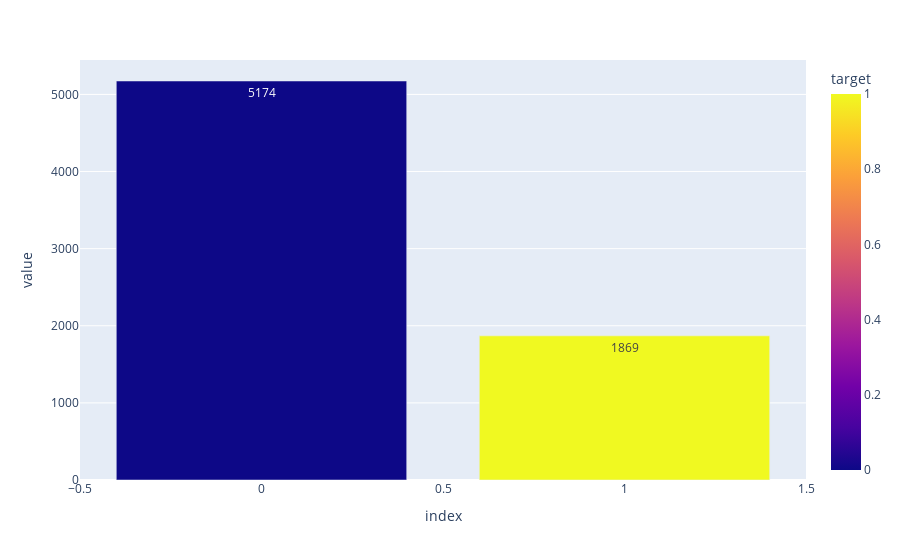

Notebook cell for this chart:
### Markdown cell above
# Feature importance

### Code cell
df.groupby(["target"]).agg(total = pd.NamedAgg("target", "count")).reset_index().plot.bar(
    color= "target", text_auto= True, width=1600, height= 800).show("png")

### Figure 1 — Plotly figure (JSON) as saved in the notebook; plotly's stock layout.template omitted (floating-point values rounded to 4 significant figures)
{"data": [{"alignmentgroup": "True", "hovertemplate": "index=%{x}<br>value=%{y}<br>target=%{marker.color}<extra></extra>", "legendgroup": "", "marker": {"color": [0, 1], "coloraxis": "coloraxis", "pattern": {"shape": ""}}, "name": "", "offsetgroup": "", "orientation": "v", "showlegend": false, "textposition": "auto", "texttemplate": "%{y}", "type": "bar", "x": [0, 1], "xaxis": "x", "y": [5174, 1869], "yaxis": "y"}], "layout": {"barmode": "relative", "coloraxis": {"colorbar": {"title": {"text": "target"}}, "colorscale": [[0, "#0d0887"], [0.1111, "#46039f"], [0.2222, "#7201a8"], [0.3333, "#9c179e"], [0.4444, "#bd3786"], [0.5556, "#d8576b"], [0.6667, "#ed7953"], [0.7778, "#fb9f3a"], [0.8889, "#fdca26"], [1, "#f0f921"]]}, "legend": {"tracegroupgap": 0}, "margin": {"t": 60}, "xaxis": {"anchor": "y", "domain": [0, 1], "title": {"text": "index"}}, "yaxis": {"anchor": "x", "domain": [0, 1], "title": {"text": "value"}}}}
